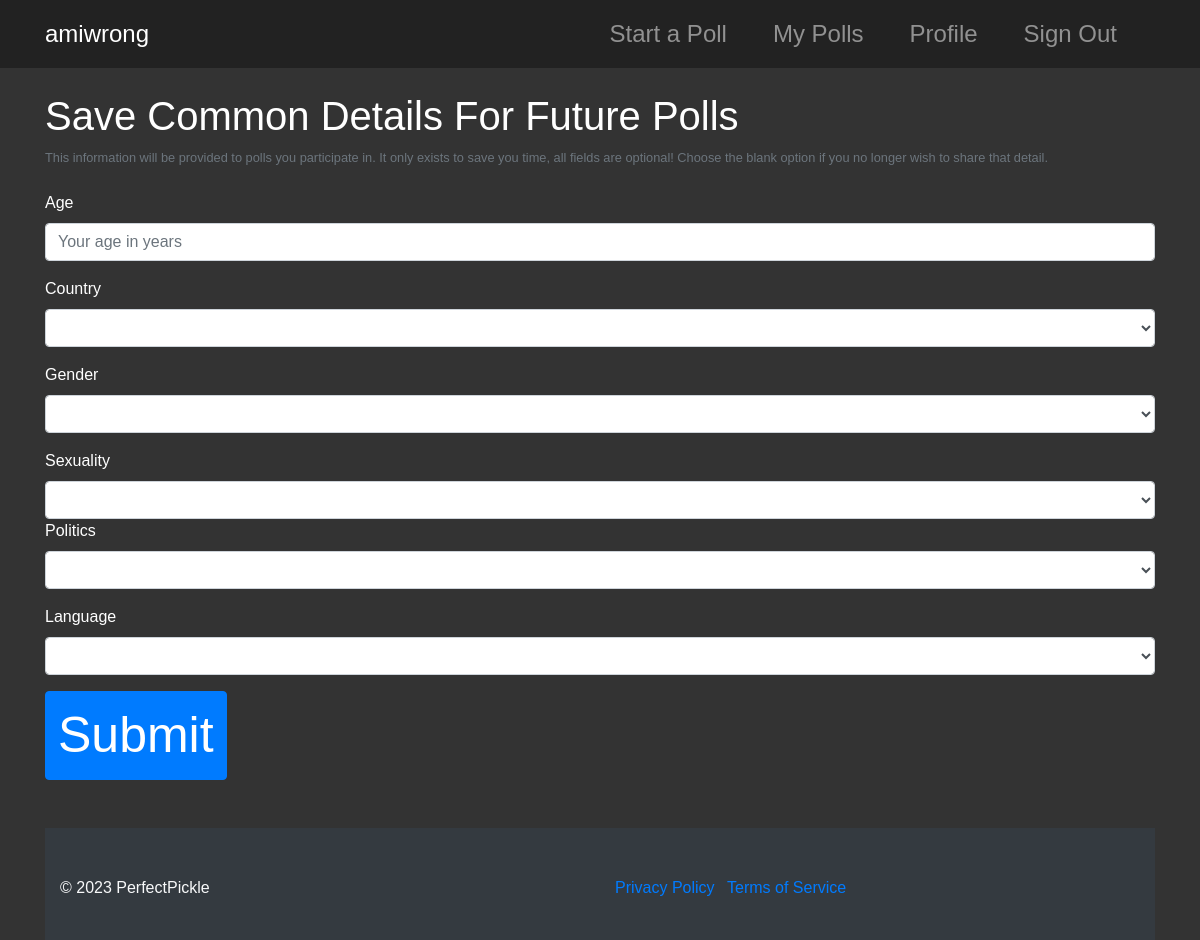
/profile (signed in), run on an earlier commit of the app's database.
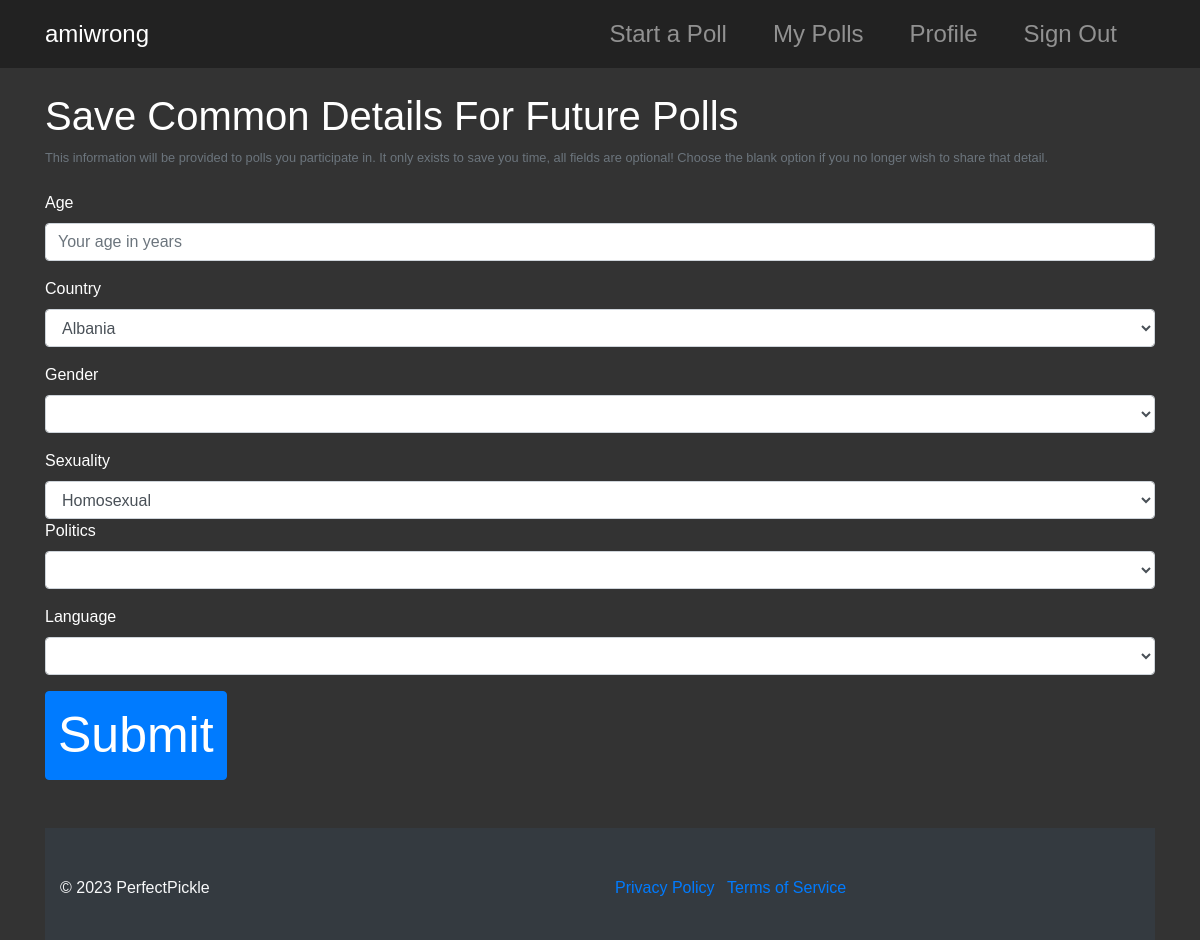
And on a later commit of the database.
### tables this page shows
CREATE TABLE profiles ( 
    id INTEGER PRIMARY KEY AUTOINCREMENT NOT NULL, 
    creation_date DATETIME NOT NULL DEFAULT CURRENT_TIMESTAMP, 
    user_id INT NOT NULL, 
    age INT, 
    country TEXT,
    race TEXT,
    gender TEXT,
    sexuality TEXT, 
    politics TEXT, 
    language TEXT, 
    FOREIGN KEY (user_id) REFERENCES users(id)
    );

### app.py (the view)
@app.route("/profile", methods=["GET", "POST"])
@login_required
def profile():
    if request.method == "POST":
        age = str(request.form.get("age"))
        try:
            age = int(age)
        except:
            age = None
        if age is not None and age not in range(1, 120):
            flash("Invalid age.")
            return redirect("/profile")
        elif age is None:
            age = "NULL"
        country = str(request.form.get("country"))
        if country not in countries:
            flash("Invalid country.")
            return redirect("/profile")
        if country == "":
            country = "NULL"
        gender = str(request.form.get("gender"))
        if gender not in gender_options:
            flash("No such gender option.")
            return redirect("/profile")
        if gender == "":
            gender = "NULL"
        sexuality = str(request.form.get("sexuality"))
        if sexuality not in sexualities:
            flash("No such sexuality option.")
            return redirect("/profile")
        if sexuality == "":
            sexuality = "NULL"
        politics = str(request.form.get("politics"))
        if politics not in politics_options:
            flash("No such politics option.")
            return redirect("/profile")
        if politics == "":
            politics = "NULL"
        native_language = str(request.form.get("language"))
        if native_language not in languages:
            flash("No such language option.")
            return redirect("/profile")
        if native_language == "":
            native_language = "NULL"
        connection = sqlite3.connect("amiwrong.db")
        cursor = connection.cursor()
        cursor.execute("UPDATE profiles SET age = ?, country = ?, gender = ?, sexuality = ?, politics = ?, language = ? WHERE user_id = ?", (age, country, gender, sexuality, politics, native_language, session["user_id"]))
        connection.commit()
        cursor.close()
        connection.close()
        print("Saved changes to profile")
        return redirect("/profile")
    else:
        profile = get_profile(session["user_id"])
        if profile:
            age = profile['age']
            country = profile['country']
            gender = profile['gender']
            sexuality = profile['sexuality']
            politics = profile['politics']
            language = profile['language']
        return render_template("profile.html", age=age, country=country, countries=countries, gender=gender, gender_options=gender_options, sexuality=sexuality, sexualities=sexualities, politics=politics, politics_options=politics_options, language=language, languages=languages)

### app.py (called while the page is built)
def dict_factory(cursor, row):
    fields = [column[0] for column in cursor.description]
    return {key: value for key, value in zip(fields, row)}

def get_profile(user_id):
    connection = sqlite3.connect("amiwrong.db")
    connection.row_factory = dict_factory
    cursor = connection.cursor()
    try:
        profile = cursor.execute("SELECT * FROM profiles WHERE user_id=?;", (user_id,)).fetchone()
        try:
            age = int(profile.get("age"))
            if age <= 0 or age > 120:
                raise Exception("No valid age in profile")
            profile["age"] = age
        except:
            profile["age"] = ""
    except:
        profile = False
    cursor.close()
    connection.close()
    return profile

@app.after_request
def after_request(response):
    response.headers["Cache-Control"] = "no-cache, no-store, must-revalidate, max-age=0"
    response.headers["Expires"] = 0
    response.headers["Pragma"] = "no-cache"
    return response

def login_required(f):
    @wraps(f)
    def decorated_function(*args, **kwargs):
        if session.get("user_id") is None:
            return redirect("/login")
        return f(*args, **kwargs)
    return decorated_function

### templates/profile.html (shortened to what this page needs)
{% extends "layout.html" %} {% block title %} My Profile {% endblock %} {% block
main %}
<h1>Save Common Details For Future Polls</h1>
<small class="form-text text-muted"
  >This information will be provided to polls you participate in. It only exists to save you time,
  all fields are optional! Choose the blank option if you no longer wish to
  share that detail.</small
>
<br />
<form action="/profile" method="post">
  <div class="form-group">
    <label for="age">Age</label>
    <input
      type="text"
      class="form-control"
      id="age"
      name="age"
      placeholder="Your age in years"
      value="{{ age }}"
    />
  </div>
  <div class="form-group">
    <label for="country">Country</label>
    <select class="form-control" id="country" name="country">
      {% for c in countries %}
        <option value="{{ c }}" {% if country == c %}selected{% endif %}>{{ c }}</option>
      {% endfor %}
    </select>
  </div>
  <div class="form-group">
    <label for="gender">Gender</label>
    <select class="form-control" id="gender" name="gender">
      {% for g in gender_options %}
        <option value="{{ g }}" {% if gender == g %}selected{% endif %}>{{ g }}</option>
      {% endfor %}
    </select>
  </div>
  <div class="form-group">
    <label for="sexuality">Sexuality</label>
    <select class="form-control" id="sexuality" name="sexuality">
      {% for s in sexualities %}
        <option value="{{ s }}" {% if sexuality == s %}selected{% endif %}>{{ s }}</option>
      {% endfor %}
    </select>
  <div class="form-group">
    <label for="politics">Politics</label>
    <select class="form-control" id="politics" name="politics">
      {% for p in politics_options %}
        <option value="{{ p }}" {% if politics == p %}selected{% endif %}>{{ p }}</option>
      {% endfor %}
  </select>
  </div>
  <div class="form-group">
    <label for="language">Language</label>
    <select class="form-control" id="language" name="language">
      {% for l in languages %}
        <option value="{{ l }}" {% if language == l %}selected{% endif %}>{{ l }}</option>
      {% endfor %}
    </select>
  </div>
  <button type="submit" class="btn btn-primary">Submit</button>
</form>
<br />
 {% endblock %}

What changed in the data, as far as the page shows it:
now on this page (row edited): profiles: country "Albania", sexuality "Homosexual"
